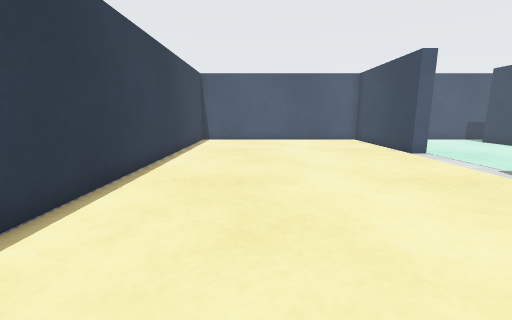
View 1 (above)

16 first-person views from a walk through a robot-simulator world made for Gazebo. The camera is 0.42 m above the floor, tilts 10° down and sees 90° across. The floor is counted in squares, 0.25 m on a side. Each view is taken from the middle of a square. On the plan, view 1 faces up. The plan holds only what a view shows up to about 14 squares ahead; the rest is blank.

View 2
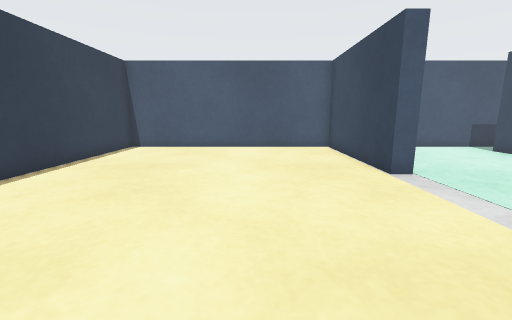

View 3
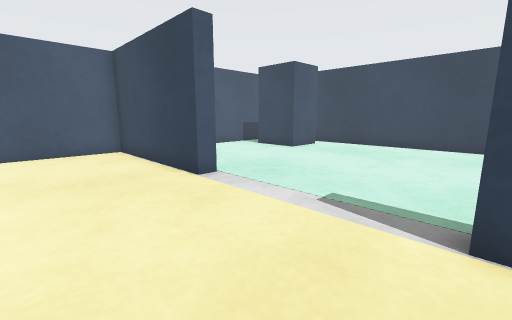

View 4
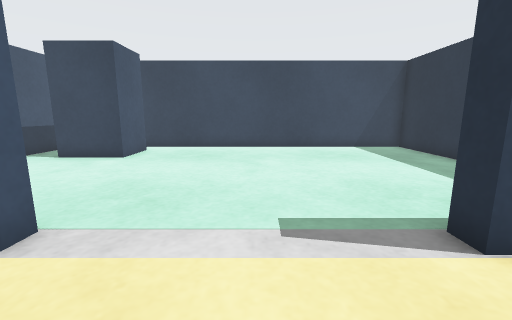

View 5
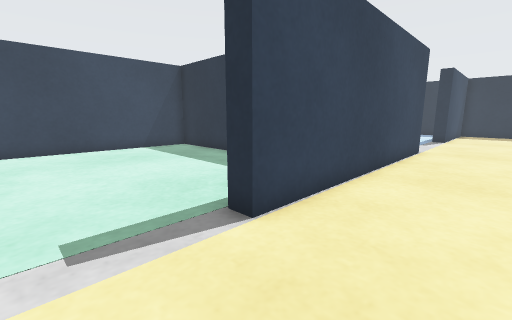

View 6
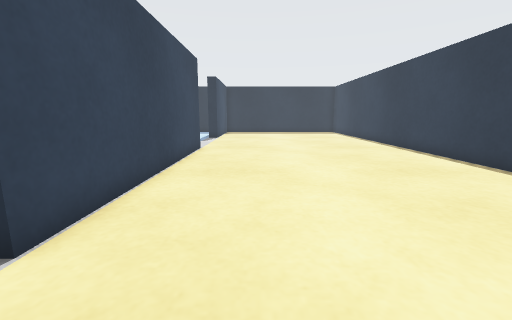

View 7
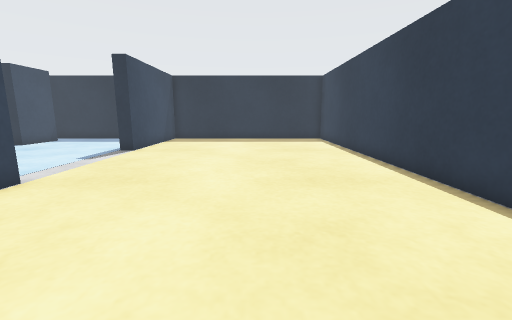

View 8
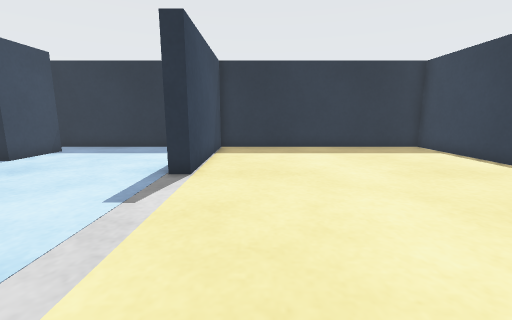

View 9
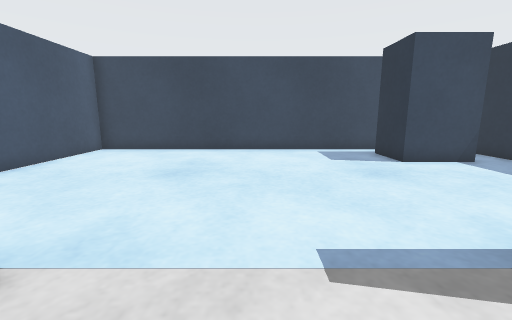

View 10
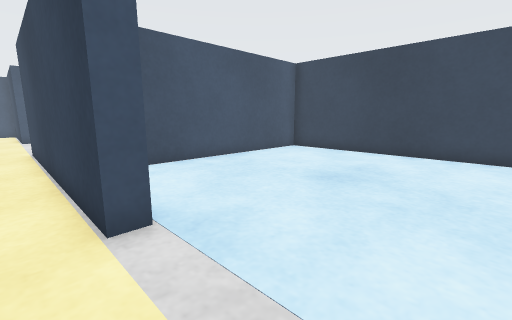

View 11
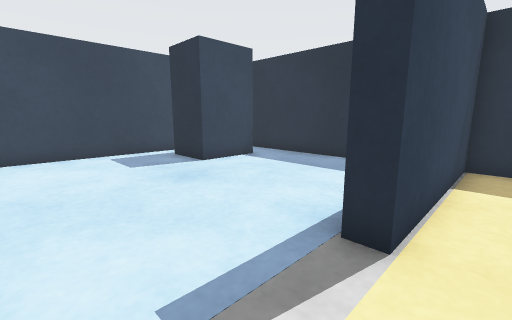

View 12
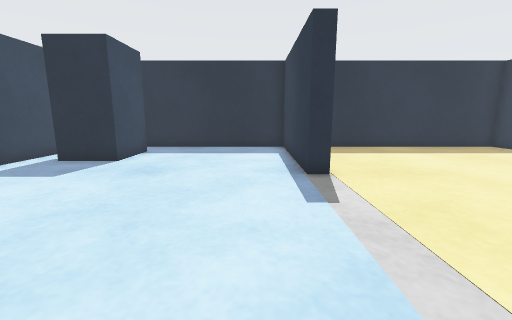

View 13
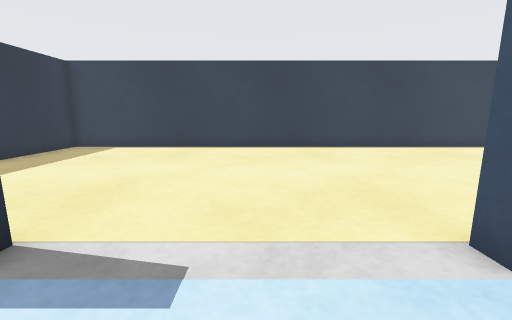

View 14
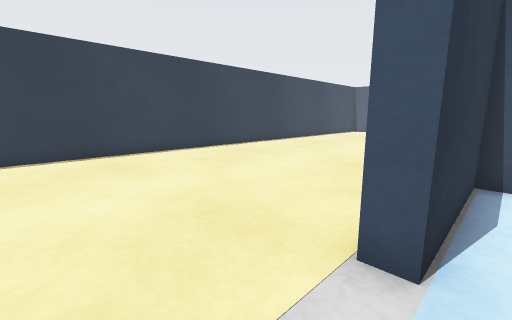

View 15
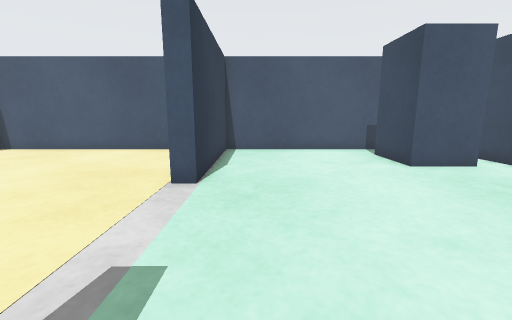

View 16
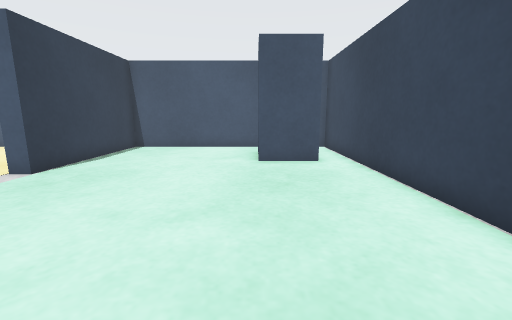

### Floor plan
Points are (right, up) in squares from view 1. A wall is a line through its corners. A room is listed if a view was taken in it or the views show most of it. See-through windows are left out.
Room 1 (views 1, 2, 3, 4, 5, 6, 7, 8, 9, 10, 11, 12, 13, 14, 15, 16)
walls: (13.6, 0.3) (17.7, 0.3) (17.7, 17.7) (7.5, 17.7) (7.5, 11.2) (6.9, 11.2) (6.9, 17.7) (-3.7, 17.7) (-3.7, -17.7) (6.9, -17.7) (6.9, -11.2) (7.5, -11.2) (7.5, -17.7) (16.2, -17.7); (17.7, -15.1) (17.7, -0.3) (7.5, -0.3) (7.5, -5.2) (6.9, -5.2) (6.9, 5.2) (7.6, 5.2)
objects: cabinet (14, -16) to (16, -13); cabinet (14, 13) to (16, 16)

Positions as (right, up) in squares from view 1, and headings:
1: (0, 0), facing up
2: (3, 4), facing up
3: (3, 5), facing up-right
4: (4, 8), facing right
5: (4, 8), facing down-right
6: (4, 8), facing down
7: (1, 1), facing down
8: (5, -4), facing down
9: (5, -8), facing right
10: (6, -9), facing up-right
11: (6, -8), facing down-right
12: (9, -4), facing down
13: (10, -8), facing left
14: (8, -8), facing up-left
15: (9, 5), facing up
16: (14, 4), facing up
